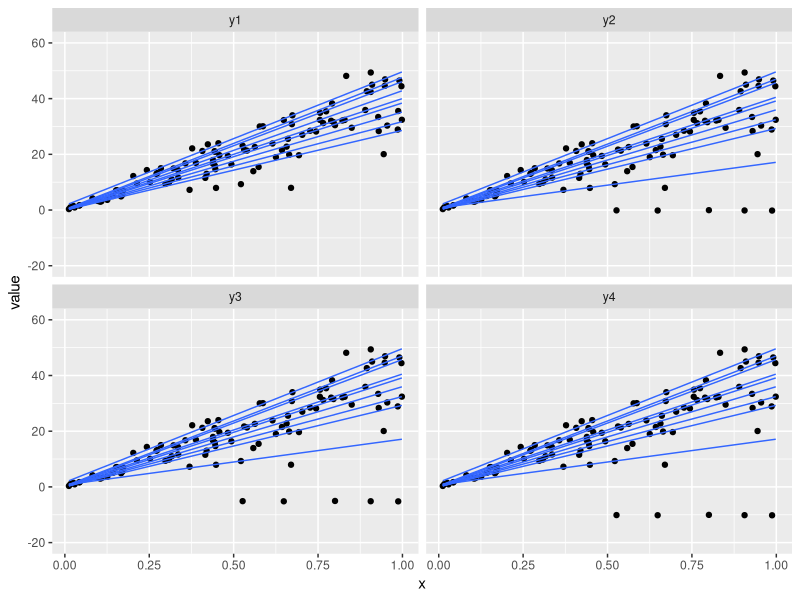

Reproduce this figure in R.
## ---- chunk 1
x <- sort(runif(100))
y1 <- 40*x + x*rnorm(100, 0, 10)
#locate the outliers
selectedX <- sample(50:100,5) 
y2 <- y1
y2[selectedX] <- x[1:5]*rnorm(5, 0, 10)
#keep moving down
y3 <- y2
y3[selectedX] <- y3[selectedX] - 5
y4 <- y3
y4[selectedX] <- y4[selectedX] - 5
## ---- chunk 2
library(quantreg)
library(purrr)
library(tidyr)
library(ggplot2)
library(broom)
install.packages('broom')
df <- data.frame(x, y1, y2, y3, y4)
df_m <- df %>% gather(variable, value, -x)
df_m
ggplot(df_m, aes(x=x, y=value)) + 
  ylim(-20, 60) +
  geom_point() + 
  facet_wrap(~variable, ncol=2) +
  geom_quantile(quantiles = seq(0.1, 0.9, 0.1))
coefs <- 2:5 %>%
             map(~ rq(df[, .] ~ x, data = df, seq(0.1, 0.9, 0.1))) %>%
             map_df(~ as.data.frame(t(as.matrix(coef(.)))))
coefs <- cbind(rep(0.1:0.9, 4), coefs)
